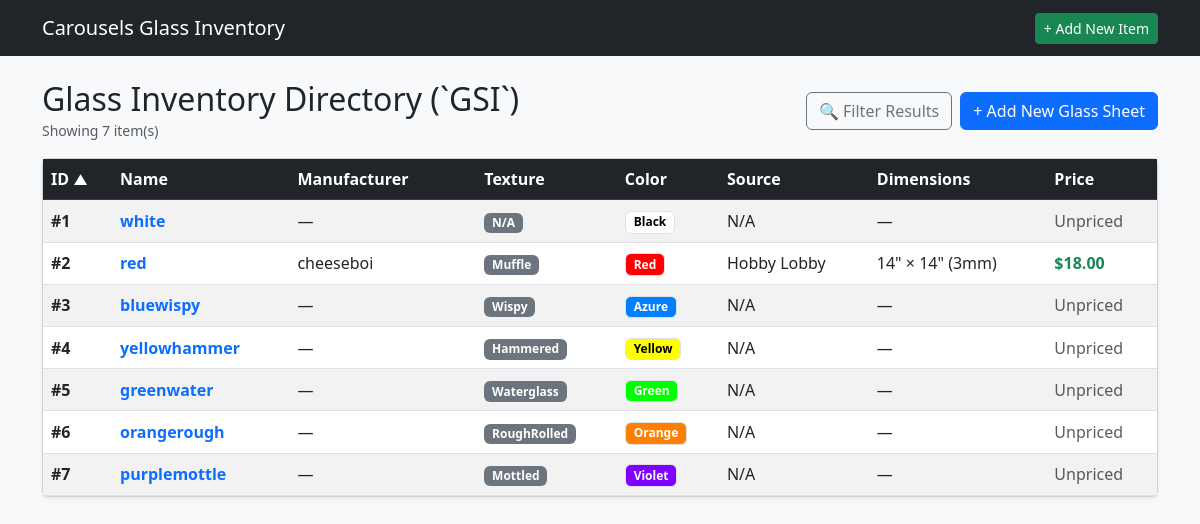
Before: /glass with the older database file.
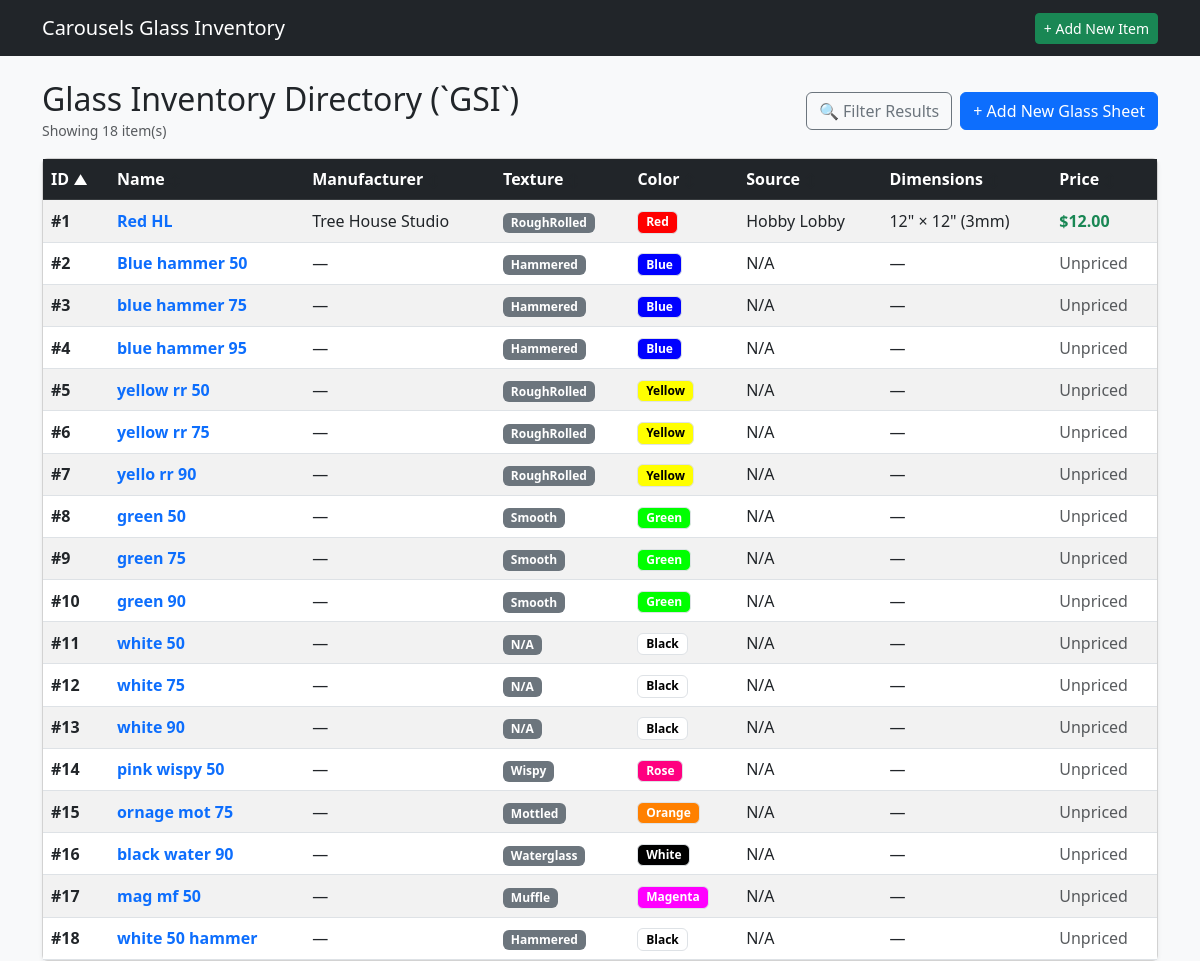
After: the same page with the newer database file.
### tables this page shows
CREATE TABLE GSI (

    GLASSID INTEGER PRIMARY KEY AUTOINCREMENT,
    GLSNAME TEXT,
    GLSMANF TEXT,
    GLSLEN INTEGER,
    GLSWID INTEGER,
    GLSTHK INTEGER,
    GLSTEX TEXT,
    GLSIRI INTEGER,
    GLSOPAL INTEGER,
    GLSOURCE TEXT,
    GLLINK TEXT,
    GLSIMG TEXT,
    GLSNOTE TEXT,
    COLOR TEXT,
    GTRNSN TEXT,
    ISACTIVE INTEGER,

    FOREIGN KEY (GLSTEX) REFERENCES GTL(GLSTEX) ON DELETE SET NULL ON UPDATE CASCADE,
    FOREIGN KEY (COLOR) REFERENCES COLOR(COLOR) ON DELETE SET NULL ON UPDATE CASCADE,
    FOREIGN KEY (GLSOURCE) REFERENCES GSL(GLSOURCE) ON DELETE SET NULL ON UPDATE CASCADE,
    FOREIGN KEY (GTRNSN) REFERENCES GTRNS(GTRNSN) ON DELETE SET NULL ON UPDATE CASCADE

);

### app.py (the view)
@app.route('/glass')
def list_glass():
    db = get_db()
    sort_by = request.args.get('sort_by', 'GLASSID')
    order = request.args.get('order', 'asc').lower()
    if order not in ['asc', 'desc']:
        order = 'asc'
    q = request.args.get('q', '').strip()
    manf = request.args.get('manf', '').strip()
    tex = request.args.get('tex', '').strip()
    color = request.args.get('color', '').strip()
    source = request.args.get('source', '').strip()
    min_price = request.args.get('min_price', '').strip()
    max_price = request.args.get('max_price', '').strip()
    is_active = request.args.get('is_active', '1').strip()
    item_id = request.args.get('item_id', '').strip()
    item_name = request.args.get('item_name', '').strip()
    active_only = request.args.get('active_only', '')  # '1' if active items only
    allowed_sorts = {
        'GLASSID': 'g.GLASSID',
        'GLSNAME': 'g.GLSNAME',
        'GLSMANF': 'g.GLSMANF',
        'GLSTEX': 'g.GLSTEX',
        'COLOR': 'g.COLOR',
        'GLSOURCE': 'g.GLSOURCE',
        'GLSLEN': 'g.GLSLEN',
        'GLSPRICE': 'p.GLSPRICE'
    }
    sort_column = allowed_sorts.get(sort_by, 'g.GLASSID')
    where_clauses = []
    params = []
    if is_active != 'all':
        where_clauses.append("g.ISACTIVE = ?")
        params.append(1 if is_active == '1' else 0)
    if q:
        where_clauses.append("(g.GLSNAME LIKE ? OR g.GLSMANF LIKE ? OR g.GLSNOTE LIKE ?)")
        params.extend([f"%{q}%", f"%{q}%", f"%{q}%"])
    if manf:
        where_clauses.append("g.GLSMANF = ?")
        params.append(manf)
    if tex:
        where_clauses.append("g.GLSTEX = ?")
        params.append(tex)
    if color:
        where_clauses.append("g.COLOR = ?")
        params.append(color)
    if source:
        where_clauses.append("g.GLSOURCE = ?")
        params.append(source)
    if min_price:
        where_clauses.append("p.GLSPRICE >= ?")
        params.append(min_price)
    if max_price:
        where_clauses.append("p.GLSPRICE <= ?")
        params.append(max_price)
    join_igc = ""
    if item_id:
        join_igc = "INNER JOIN IGC c ON g.GLASSID = c.GLASSID"
        where_clauses.append("c.ITEMID = ?")
        params.append(item_id)
    where_sql = f"WHERE {' AND '.join(where_clauses)}" if where_clauses else ""
    query = f"""
        SELECT DISTINCT g.*, p.GLSPRICE, c.CHEX
        FROM GSI g
        LEFT JOIN GPC p ON g.GLASSID = p.GLASSID
        LEFT JOIN COLOR c ON g.COLOR = c.COLOR
        {join_igc}
        {where_sql}
        ORDER BY {sort_column} {order.upper()}
    """
    glasses = db.execute(query, params).fetchall()
    textures = db.execute(
        "SELECT DISTINCT GLSTEX FROM GSI WHERE ISACTIVE = 1 AND GLSTEX IS NOT NULL AND GLSTEX != '' ORDER BY GLSTEX"
    ).fetchall()
    colors = db.execute(
        "SELECT * FROM COLOR ORDER BY COLOR"
    ).fetchall()
    sources = db.execute(
        "SELECT DISTINCT GLSOURCE FROM GSI WHERE ISACTIVE = 1 AND GLSOURCE IS NOT NULL AND GLSOURCE != '' ORDER BY GLSOURCE"
    ).fetchall()
    manufacturers = db.execute(
        "SELECT DISTINCT GLSMANF FROM GSI WHERE ISACTIVE = 1 AND GLSMANF IS NOT NULL AND GLSMANF != '' ORDER BY GLSMANF"
    ).fetchall()
    item_where = "WHERE i.ISACTIVE = 1" if active_only == '1' else ""
    items_query = f"""
        SELECT
            i.ITEMID,
            i.ITMNAME,
            i.ISACTIVE,
            g.ITMGRP,
            COALESCE(NULLIF(g.ITMGRP, ''), i.ITMNAME) AS group_or_name
        FROM ITM i
        LEFT JOIN IGP g ON i.ITMGRP = g.ITMGRP
        {item_where}
        ORDER BY group_or_name ASC, i.ITMNAME ASC
    """
    items = db.execute(items_query).fetchall()
    item_name = ""
    if item_id:
        for item in items:
            if str(item['ITEMID']) == str(item_id):
                item_name = item['ITMNAME']
                break
    return render_template(
        'glass_list.html',
        glasses=glasses,
        textures=textures,
        colors=colors,
        sources=sources,
        manufacturers=manufacturers,
        items=items,
        current_sort=sort_by,
        current_order=order,
        filters={
            'q': q,
            'manf': manf,
            'tex': tex,
            'color': color,
            'source': source,
            'min_price': min_price,
            'max_price': max_price,
            'is_active': is_active,
            'item_id': item_id,
            'item_name': item_name,
            'active_only': active_only
        }
    )

### app.py (called while the page is built)
def get_db():
    conn = sqlite3.connect(DATABASE)
    conn.row_factory = sqlite3.Row
    conn.execute("PRAGMA foreign_keys = ON;")
    return conn

### templates/glass_list.html (shortened to what this page needs)
{% extends 'base.html' %}
{% block content %}
<div class="d-flex justify-content-between align-items-center mb-3">
    <div>
        <h2 class="mb-0">Glass Inventory Directory (`GSI`)</h2>
        <small class="text-muted">Showing {{ glasses|length }} item(s)</small>
    </div>
    <div class="d-flex gap-2">
        <button type="button" class="btn btn-outline-secondary d-flex align-items-center gap-1" data-bs-toggle="modal" data-bs-target="#filterModal">
            🔍 Filter Results
        </button>
        <a href="{{ url_for('create_glass') }}" class="btn btn-primary">+ Add New Glass Sheet</a>
    </div>
</div>
{% macro sort_header(col_key, label) %}
    {% set new_order = 'desc' if current_sort == col_key and current_order == 'asc' else 'asc' %}
    <a href="{{ url_for('list_glass', sort_by=col_key, order=new_order, **filters) }}" class="text-white text-decoration-none d-block">
        {{ label }}
        {% if current_sort == col_key %}
            <small>{{ '▲' if current_order == 'asc' else '▼' }}</small>
        {% else %}
            <small class="text-muted" style="opacity: 0.4;">↕</small>
        {% endif %}
    </a>
{% endmacro %}
<div class="card shadow-sm">
    <div class="card-body p-0">
        <table class="table table-striped table-hover mb-0 align-middle">
            <thead class="table-dark">
                <tr>
                    <th>{{ sort_header('GLASSID', 'ID') }}</th>
                    <th>{{ sort_header('GLSNAME', 'Name') }}</th>
                    <th>{{ sort_header('GLSMANF', 'Manufacturer') }}</th>
                    <th>{{ sort_header('GLSTEX', 'Texture') }}</th>
                    <th>{{ sort_header('COLOR', 'Color') }}</th>
                    <th>{{ sort_header('GLSOURCE', 'Source') }}</th>
                    <th>{{ sort_header('GLSLEN', 'Dimensions') }}</th>
                    <th>{{ sort_header('GLSPRICE', 'Price') }}</th>
                </tr>
            </thead>
            <tbody>
                {% for g in glasses %}
                <tr>
                    <td><strong>#{{ g.GLASSID }}</strong></td>
                    <td>
                        <a href="{{ url_for('glass_detail', glass_id=g.GLASSID) }}" class="fw-bold text-decoration-none text-primary">
                            {{ g.GLSNAME }}
                        </a>
                    </td>
                    <td>{{ g.GLSMANF or '—' }}</td>
                    <td><span class="badge bg-secondary">{{ g.GLSTEX or 'N/A' }}</span></td>
                    <td>
                        {% if g.COLOR %}
                            {% if g.CHEX %}
                                <span class="badge border color-badge" style="background-color: #{{ g.CHEX }};">
                                    {{ g.COLOR }}
                                </span>
                            {% else %}
                                <span class="badge bg-secondary">{{ g.COLOR }}</span>
                            {% endif %}
                        {% else %}
                            <span class="badge bg-light text-muted border">N/A</span>
                        {% endif %}
                    </td>
                    <td>{{ g.GLSOURCE or 'N/A' }}</td>
                    <td>
                        {% if g.GLSLEN %}{{ g.GLSLEN }}" × {{ g.GLSWID }}" ({{ g.GLSTHK }}mm){% else %}—{% endif %}
                    </td>
                    <td>
                        {% if g.GLSPRICE %}<strong class="text-success">${{ "%.2f"|format(g.GLSPRICE) }}</strong>{% else %}<span class="text-muted">Unpriced</span>{% endif %}
                    </td>
                </tr>
                {% endfor %}
            </tbody>
        </table>
    </div>
</div>
{% endblock %}

### templates/base.html (shortened to what this page needs)
<!DOCTYPE html>
<html lang="en">
<head>
    <link href="https://cdn.jsdelivr.net/npm/bootstrap@5.3.0/dist/css/bootstrap.min.css" rel="stylesheet">
</head>
<body class="bg-light">
    <nav class="navbar navbar-expand-lg navbar-dark bg-dark mb-4">
        <div class="container">
            <a class="navbar-brand" href="{{ url_for('index') }}">Carousels Glass Inventory</a>
            <div>
                <a href="{{ url_for('create_item') }}" class="btn btn-success btn-sm">+ Add New Item</a>
            </div>
        </div>
    </nav>
    <div class="container">
        {% block content %}{% endblock %}
    </div>
</body>
</html>

Changed rows visible on the page:
changed GSI id 1: GLSNAME "white" → "Red HL"; GLSMANF "—" → "Tree House Studio"; GLSTEX "N/A" → "RoughRolled"; COLOR "Black" → "Red"; GLSOURCE "N/A" → "Hobby Lobby"; GLSLEN (not shown) → "12"; GLSWID (not shown) → "12"; GLSTHK (not shown) → "3"; GLSPRICE (not shown) → "12.00"; text "— Unpriced" → "$"
changed GSI id 2: GLSNAME "red" → "Blue hammer 50"; GLSMANF "cheeseboi" → "—"; GLSTEX "Muffle" → "Hammered"; COLOR "Red" → "Blue"; GLSOURCE "Hobby Lobby" → "N/A"; GLSLEN "14" → (not shown); GLSWID "14" → (not shown); GLSTHK "3" → (not shown); GLSPRICE "18.00" → (not shown); text "$" → "— Unpriced"
changed GSI id 3: GLSNAME "bluewispy" → "blue hammer 75"; GLSTEX "Wispy" → "Hammered"; COLOR "Azure" → "Blue"
changed GSI id 4: GLSNAME "yellowhammer" → "blue hammer 95"; COLOR "Yellow" → "Blue"
changed GSI id 5: GLSNAME "greenwater" → "yellow rr 50"; GLSTEX "Waterglass" → "RoughRolled"; COLOR "Green" → "Yellow"
changed GSI id 6: GLSNAME "orangerough" → "yellow rr 75"; COLOR "Orange" → "Yellow"
changed GSI id 7: GLSNAME "purplemottle" → "yello rr 90"; GLSTEX "Mottled" → "RoughRolled"; COLOR "Violet" → "Yellow"
added GSI: GLASSID "8", GLSNAME "green 50", GLSMANF "—", GLSTEX "Smooth", COLOR "Green", GLSOURCE "N/A", shows "Unpriced"
added GSI: GLASSID "9", GLSNAME "green 75", GLSMANF "—", GLSTEX "Smooth", COLOR "Green", GLSOURCE "N/A", shows "Unpriced"
added GSI: GLASSID "10", GLSNAME "green 90", GLSMANF "—", GLSTEX "Smooth", COLOR "Green", GLSOURCE "N/A", shows "Unpriced"
added GSI: GLASSID "11", GLSNAME "white 50", GLSMANF "—", GLSTEX "N/A", COLOR "Black", GLSOURCE "N/A", shows "Unpriced"
added GSI: GLASSID "12", GLSNAME "white 75", GLSMANF "—", GLSTEX "N/A", COLOR "Black", GLSOURCE "N/A", shows "Unpriced"
added GSI: GLASSID "13", GLSNAME "white 90", GLSMANF "—", GLSTEX "N/A", COLOR "Black", GLSOURCE "N/A", shows "Unpriced"
added GSI: GLASSID "14", GLSNAME "pink wispy 50", GLSMANF "—", GLSTEX "Wispy", COLOR "Rose", GLSOURCE "N/A", shows "Unpriced"
added GSI: GLASSID "15", GLSNAME "ornage mot 75", GLSMANF "—", GLSTEX "Mottled", COLOR "Orange", GLSOURCE "N/A", shows "Unpriced"
added GSI: GLASSID "16", GLSNAME "black water 90", GLSMANF "—", GLSTEX "Waterglass", COLOR "White", GLSOURCE "N/A", shows "Unpriced"
added GSI: GLASSID "17", GLSNAME "mag mf 50", GLSMANF "—", GLSTEX "Muffle", COLOR "Magenta", GLSOURCE "N/A", shows "Unpriced"
added GSI: GLASSID "18", GLSNAME "white 50 hammer", GLSMANF "—", GLSTEX "Hammered", COLOR "Black", GLSOURCE "N/A", shows "Unpriced"
Other visible differences:
{{ glasses|length }}: "7" → "18"
